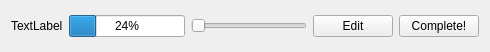
<?xml version="1.0" encoding="UTF-8"?>
<ui version="4.0">
 <class>Item</class>
 <widget class="QWidget" name="Item">
  <property name="geometry">
   <rect>
    <x>0</x>
    <y>0</y>
    <width>490</width>
    <height>52</height>
   </rect>
  </property>
  <property name="windowTitle">
   <string>Form</string>
  </property>
  <layout class="QHBoxLayout" name="horizontalLayout_2">
   <item>
    <layout class="QHBoxLayout" name="horizontalLayout">
     <item>
      <widget class="QLabel" name="label">
       <property name="text">
        <string>TextLabel</string>
       </property>
      </widget>
     </item>
     <item>
      <widget class="QProgressBar" name="progressBar">
       <property name="value">
        <number>24</number>
       </property>
      </widget>
     </item>
     <item>
      <widget class="QSlider" name="horizontalSlider">
       <property name="orientation">
        <enum>Qt::Horizontal</enum>
       </property>
      </widget>
     </item>
     <item>
      <widget class="QPushButton" name="pushButton_2">
       <property name="text">
        <string>Edit</string>
       </property>
      </widget>
     </item>
     <item>
      <widget class="QPushButton" name="pushButton">
       <property name="text">
        <string>Complete!</string>
       </property>
      </widget>
     </item>
    </layout>
   </item>
  </layout>
 </widget>
 <resources/>
 <connections>
  <connection>
   <sender>horizontalSlider</sender>
   <signal>valueChanged(int)</signal>
   <receiver>progressBar</receiver>
   <slot>setValue(int)</slot>
   <hints>
    <hint type="sourcelabel">
     <x>334</x>
     <y>23</y>
    </hint>
    <hint type="destinationlabel">
     <x>170</x>
     <y>32</y>
    </hint>
   </hints>
  </connection>
 </connections>
</ui>
